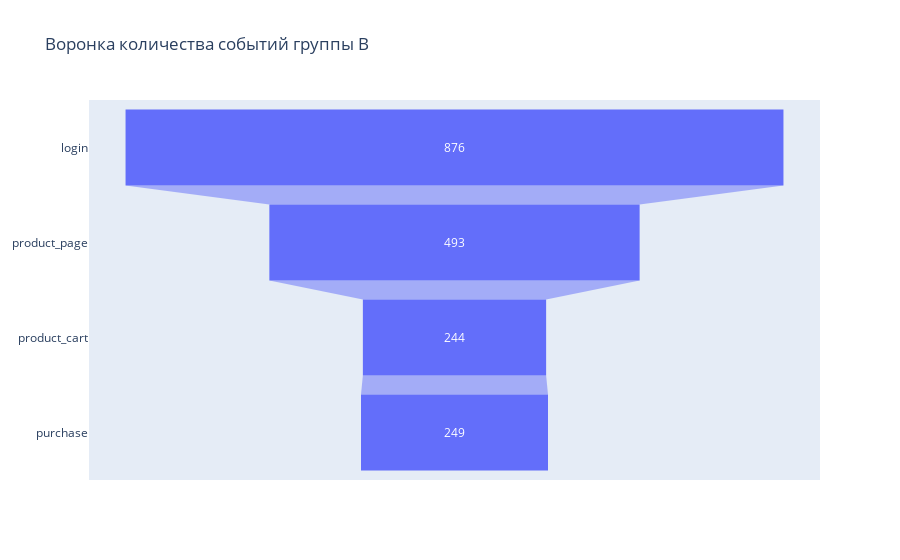

The notebook cell saved with this chart:
### Code cell
fig = go.Figure(
    go.Funnel(
       y=[
            'login',
            'product_page',
            'product_cart',
            'purchase'
        ],
        x=[event14b.query('event_name == "login"')['user_id'].nunique(), event14b.query('event_name == "product_page"')['user_id'].nunique(), event14b.query('event_name == "product_cart"')['user_id'].nunique(), event14b.query('event_name == "purchase"')['user_id'].nunique()]
    ))
fig.update_layout(title='Воронка количества событий группы В ')


fig.show()

### Figure 1 — Plotly figure (JSON) as saved in the notebook; plotly's stock layout.template omitted (floating-point values rounded to 4 significant figures)
{"data": [{"type": "funnel", "x": [876, 493, 244, 249], "y": ["login", "product_page", "product_cart", "purchase"]}], "layout": {"title": {"text": "Воронка количества событий группы В "}}}
